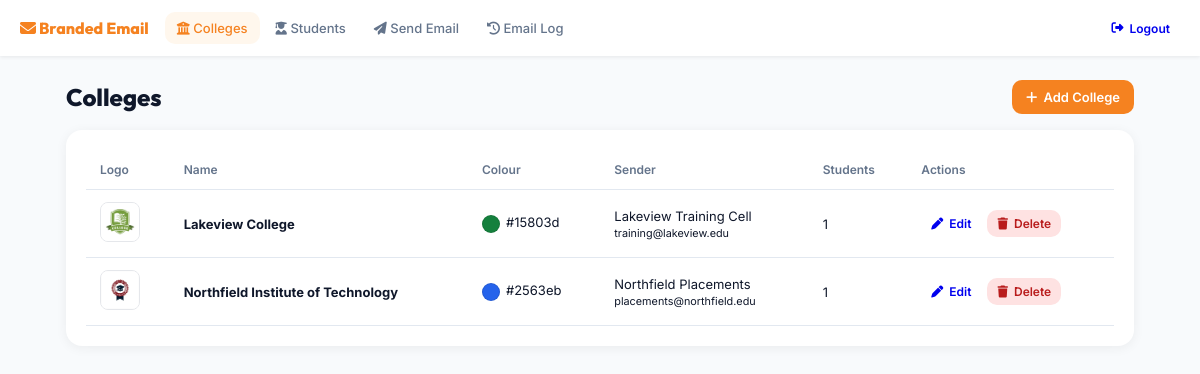
Page /admin/colleges.php (signed in) on the committed database.
### tables this page shows
CREATE TABLE `colleges` (
  `id` int(11) NOT NULL,
  `name` varchar(150) NOT NULL,
  `logo` varchar(255) DEFAULT NULL,
  `brand_color` char(7) NOT NULL DEFAULT '#2563EB',
  `sender_name` varchar(150) NOT NULL,
  `contact_email` varchar(150) NOT NULL,
  `contact_phone` varchar(30) DEFAULT NULL,
  `created_at` timestamp NOT NULL DEFAULT current_timestamp(),
  `logo_path` varchar(255) DEFAULT NULL,
  `sender_email` varchar(150) DEFAULT NULL,
  `contact_details` varchar(255) DEFAULT NULL
);

### includes/helpers.php (called while the page is built, shortened)
<?php
function h($value): string {
    return htmlspecialchars((string)$value, ENT_QUOTES, 'UTF-8');
}

### admin/colleges.php (the view, shortened to what this page needs)
<?php
require_once __DIR__ . '/../includes/helpers.php';
require_once __DIR__ . '/../config/db.php';
$colleges = $pdo->query(
    "SELECT c.*, (SELECT COUNT(*) FROM students s WHERE s.college_id = c.id) AS student_count
     FROM colleges c ORDER BY c.id DESC"
)->fetchAll();
$activePage = 'colleges';
require __DIR__ . '/../includes/header.php';
?>
<div class="page-head">
  <h1 class="page-title">Colleges</h1>
  <a href="college_form.php" class="btn btn-primary"><i class="fa-solid fa-plus"></i> Add College</a>
</div>
<div class="card">
  <div class="table-wrap">
    <table>
      <thead>
        <tr><th>Logo</th><th>Name</th><th>Colour</th><th>Sender</th><th>Students</th><th>Actions</th></tr>
      </thead>
      <tbody>
      <?php foreach ($colleges as $c): ?>
        <tr>
          <td>
            <?php if ($c['logo_path']): ?>
             <img src="../<?= h($c['logo_path']) ?>" alt="" style="width:40px;height:40px;object-fit:contain;border-radius:8px;border:1px solid #e5e7eb;background:#fff">
            <?php else: ?>
              <span class="badge badge-muted">None</span>
            <?php endif; ?>
          </td>
          <td><strong><?= h($c['name']) ?></strong></td>
          <td><span class="swatch" style="background:<?= h($c['brand_color']) ?>"></span><?= h($c['brand_color']) ?></td>
          <td><?= h($c['sender_name']) ?><br><small><?= h($c['sender_email']) ?></small></td>
          <td><?= (int)$c['student_count'] ?></td>
          <td>
            <div class="actions">
              <a class="btn btn-ghost btn-sm" href="college_form.php?id=<?= (int)$c['id'] ?>"><i class="fa-solid fa-pen"></i> Edit</a>
              <form method="POST" onsubmit="return confirm('Delete this college? Its students will be kept.');">
                <button class="btn btn-danger btn-sm" type="submit"><i class="fa-solid fa-trash"></i> Delete</button>
              </form>
            </div>
          </td>
        </tr>
      <?php endforeach; ?>
      </tbody>
    </table>
  </div>
</div>
<?php require __DIR__ . '/../includes/footer.php'; ?>

### includes/header.php (shortened to what this page needs)
<?php
$activePage = $activePage ?? '';
$nav = [
    'colleges'   => ['colleges.php',   'fa-building-columns', 'Colleges'],
    'students'   => ['students.php',   'fa-user-graduate',    'Students'],
    'send'       => ['send_email.php', 'fa-paper-plane',      'Send Email'],
    'log'        => ['email_log.php',  'fa-clock-rotate-left','Email Log'],
];
?>
<!DOCTYPE html>
<html lang="en">
<head>
  <link rel="stylesheet" href="https://cdnjs.cloudflare.com/ajax/libs/font-awesome/6.4.0/css/all.min.css">
  <link rel="stylesheet" href="../assets/css/theme.css">
</head>
<body>
<nav class="topbar">
  <div class="brand"><i class="fa-solid fa-envelope"></i> Branded Email</div>
  <div class="nav-links">
    <?php foreach ($nav as $key => [$href, $icon, $label]): ?>
      <a href="<?= $href ?>" class="<?= $activePage === $key ? 'active' : '' ?>">
        <i class="fa-solid <?= $icon ?>"></i> <?= $label ?>
      </a>
    <?php endforeach; ?>
  </div>
  <a href="logout.php" class="btn btn-ghost btn-sm"><i class="fa-solid fa-right-from-bracket"></i> Logout</a>
</nav>
<main class="container">

### includes/footer.php
</main>
</body>
</html>

### assets/css/theme.css (style rules this page uses)
:root { --futogen-orange: #F58220; --futogen-orange-hover: #EA580C; --futogen-orange-pale: #FFF7ED; --futogen-green: #15803D; --futogen-green-pale: #F0FDF4; --surface: #FFFFFF; --bg-light: #F8FAFC; --border-color: #E2E8F0; --text-primary: #0F172A; --text-muted: #64748B; }
* { box-sizing: border-box; }
body { margin: 0; font-family: Inter, sans-serif; font-size: 13px; background: var(--bg-light); color: var(--text-primary); }
h1, h2, h3 { font-family: Outfit, sans-serif; }
.topbar { background: var(--surface); display: flex; align-items: center; gap: 16px; padding: 12px 20px; box-shadow: 0 1px 4px rgba(0,0,0,.08); }
.brand { font-family: Outfit, sans-serif; font-weight: 800; font-size: 16px; color: var(--futogen-orange); }
.nav-links { display: flex; gap: 4px; flex: 1; flex-wrap: wrap; }
.nav-links a { padding: 8px 12px; border-radius: 10px; color: var(--text-muted); text-decoration: none; font-weight: 500; }
.nav-links a.active, .nav-links a:hover { background: var(--futogen-orange-pale); color: var(--futogen-orange); }
.container { max-width: 1100px; margin: 24px auto; padding: 0 16px; }
.page-head { display: flex; justify-content: space-between; align-items: center; margin-bottom: 16px; gap: 12px; flex-wrap: wrap; }
.page-title { font-family: Outfit, sans-serif; font-size: 24px; font-weight: 800; margin: 0; }
.card { background: var(--surface); border-radius: 16px; box-shadow: 0 2px 12px rgba(0,0,0,.06); padding: 20px; }
.btn { display: inline-flex; align-items: center; gap: 6px; padding: 9px 14px; border: 0; border-radius: 10px; font: 600 13px Inter, sans-serif; cursor: pointer; text-decoration: none; }
.btn-primary { background: var(--futogen-orange); color: #fff; }
.btn-sm { padding: 6px 10px; font-size: 12px; }
.actions { display: flex; gap: 6px; flex-wrap: wrap; }
.actions form { margin: 0; }
table { width: 100%; border-collapse: collapse; }
th { text-align: left; padding: 12px 14px; font-size: 12px; font-weight: 600; color: var(--text-muted); border-bottom: 1px solid var(--border-color); }
td { padding: 12px 14px; border-bottom: 1px solid var(--border-color); vertical-align: middle; }
.btn-danger { background: #FEE2E2; color: #B91C1C; }
.swatch { display:inline-block;width:18px;height:18px;border-radius:50%;vertical-align:middle;margin-right:6px;border:1px solid rgba(0,0,0,.1) }
.table-wrap { overflow-x:auto }
.actions { display:flex;gap:6px;flex-wrap:wrap }
.actions form { margin:0 }

### rows in the picture
colleges: logo_path (picture), name "Lakeview College", brand_color "#15803d", sender_name "Lakeview Training Cell", sender_email "training@lakeview.edu", student_count "1"
colleges: logo_path (picture), name "Northfield Institute of Technology", brand_color "#2563eb", sender_name "Northfield Placements", sender_email "placements@northfield.edu", student_count "1"

### other values in the picture
$label "Colleges"
$label "Students"
$label "Send Email"
$label "Email Log"
